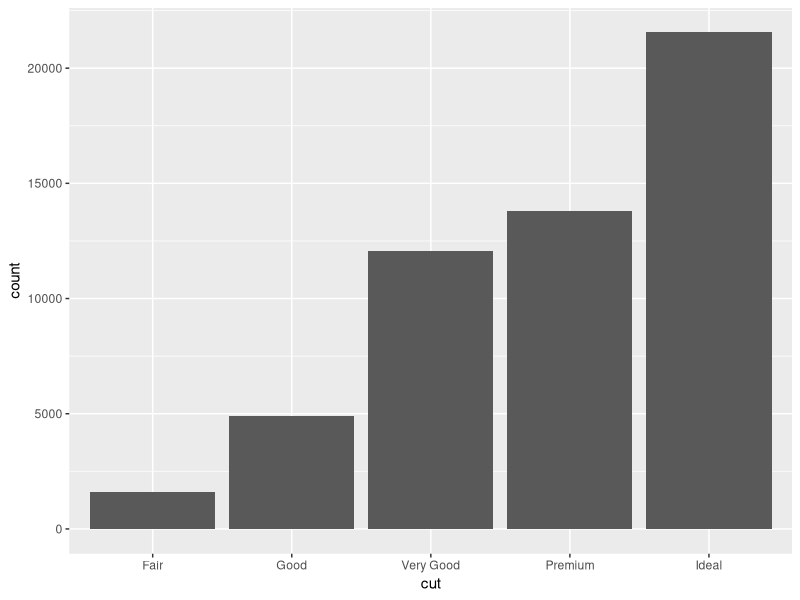
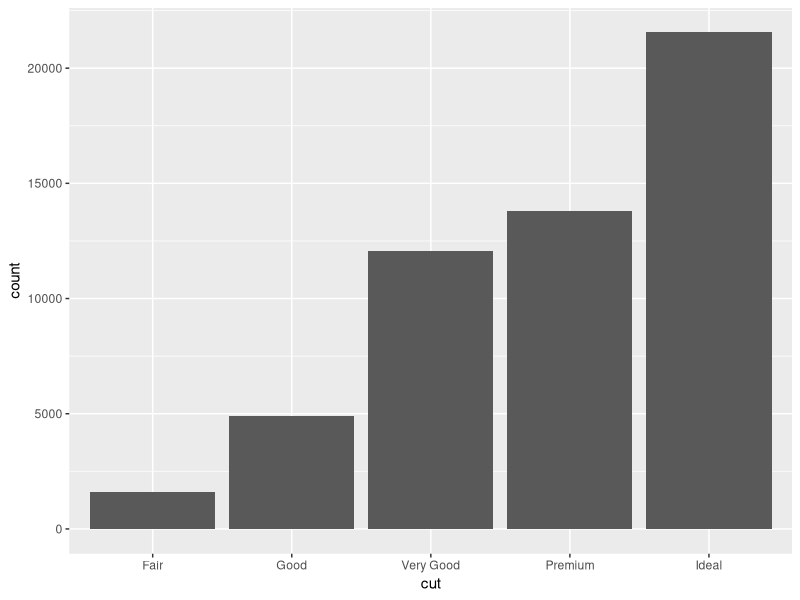
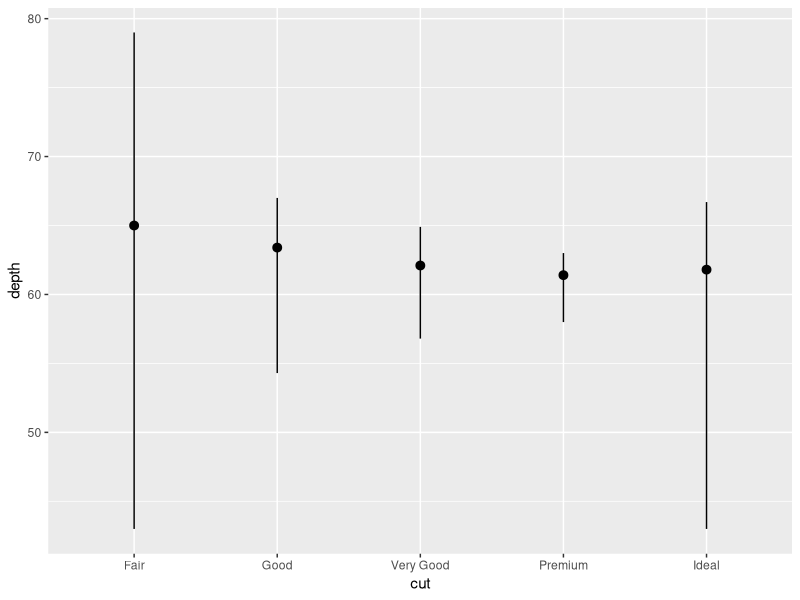
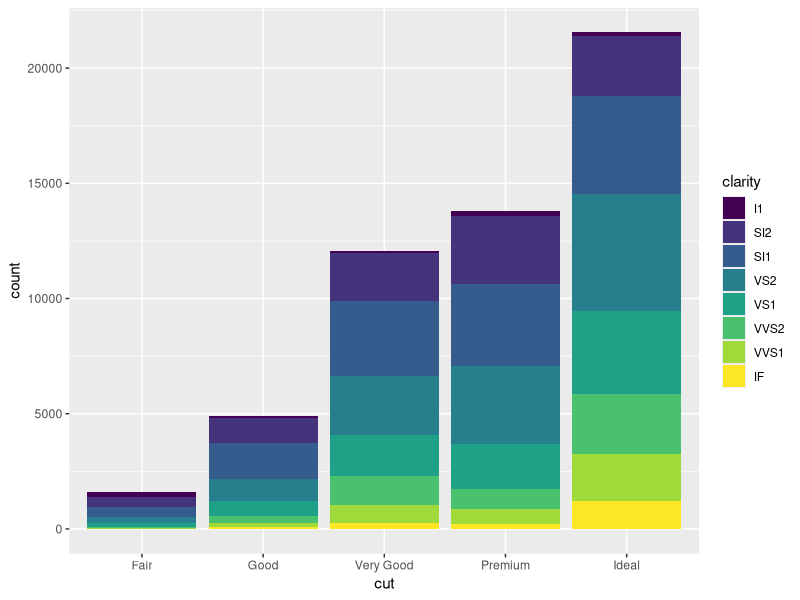
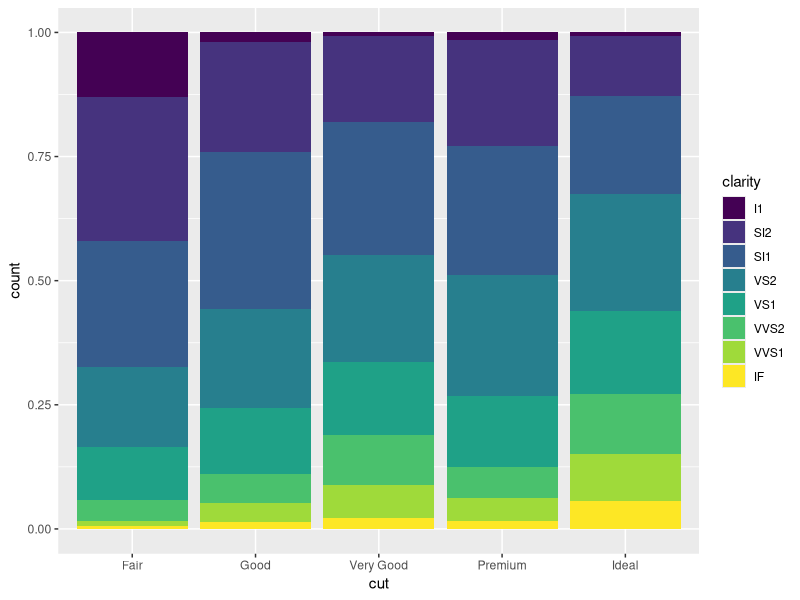
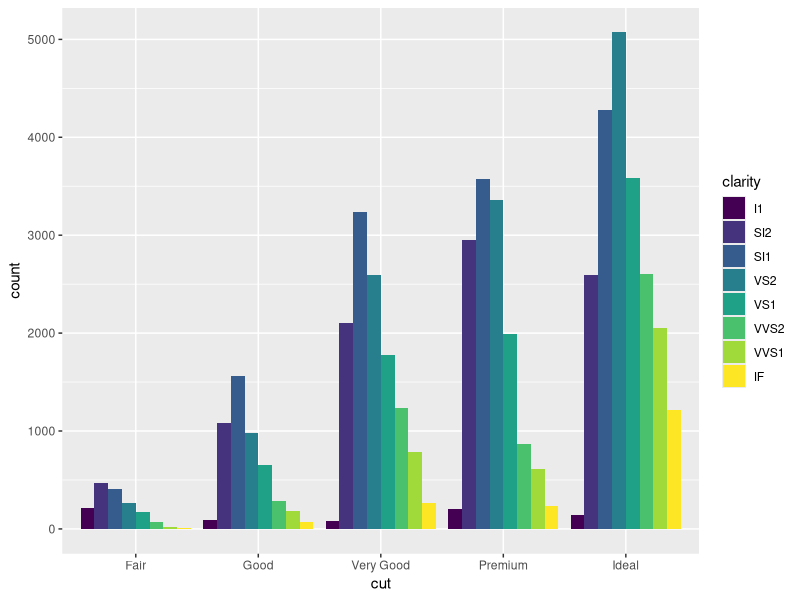

R code for these plots, in order:
# Exercise 2: More ggplot2 Grammar

# Install and load `ggplot2`
# install.packages("ggplot2") # if needed
library("ggplot2")
library("dplyr")
# For this exercise you will again be working with the `diamonds` data set.
# Use `?diamonds` to review details about this data set



## Statistical Transformations

# Draw a bar chart of the diamonds data, organized by cut
# The height of each bar is based on the "count" (number) of diamonds with that cut

ggplot(data = diamonds) +
  geom_bar(mapping = aes(x= cut))

# Use the `stat_count` to apply the statistical transformation "count" to the diamonds
# by cut. You do not need a separate geometry layer!

ggplot(data = diamonds) +
  stat_count(mapping = aes(x=cut))

# Use the `stat_summary` function to draw a chart with a summary layer.
# Map the x-position to diamond `cut`, and the y-position to diamond `depth`
# Bonus: use `min` as the function ymin, `max` as the function ymax, and `median` as the function y

  ggplot(data = diamonds) +
    stat_summary(mapping = aes(x = cut, y = depth),
                 fun.ymin = min, fun.ymax = max, fun.y = median)

## Position Adjustments

# Draw a bar chart of diamond data organized by cut, with each bar filled by clarity.
# You should see a _stacked_ bar chart.

  ggplot(data = diamonds) +
    geom_bar(mapping = aes(x= cut, fill = clarity))
  
  
# Draw the same chart again, but with each element positioned to "fill" the y axis

  ggplot(data = diamonds) +
    geom_bar(mapping = aes(x= cut, fill = clarity), position="fill")

# Draw the same chart again, but with each element positioned to "dodge" each other

  ggplot(data = diamonds) +
    geom_bar(mapping = aes(x= cut, fill = clarity), position="dodge")

# Draw a plot with point geometry with the x-position mapped to `cut` and the y-position mapped to `clarity`
# This creates a "grid" grouping the points

  

# Use the "jitter" position adjustment to keep the points from all overlapping!
# (This works a little better with a sample of diamond data, such as from the previous exercise).



## Scales

# Draw a "boxplot" (with `geom_boxplot()`) for the diamond's price (y) by color (x)


# This has a lot of outliers, making it harder to read. To fix this, draw the same plot but
# with a _logarithmic_ scale for the y axis.


# For another version, draw the same plot but with `violin` geometry instead of `boxplot` geometry!
# How does the logarithmic scale change the data presentation?


# Another interesting plot: draw a plot of the diamonds price (y) by carat (x), using a heatmap of 2d bins
# (geom_bin2d)
# What happens when you make the x and y channels scale logarithmically?


# Draw a scatter plot for the diamonds  price (y) by carat (x). Color each point by the clarity
# (Remember, this will take a while. Use a sample of the diamonds for faster results)


# Change the color of the previous plot using a ColorBrewer scale of your choice. What looks nice?



## Coordinate Systems

# Draw a bar chart with x-position and fill color BOTH mapped to cut
# For best results, SET the `width` of the geometry to be 1 (fill plot, no space between)
# You can save this to a variable for easier modifications


# Draw the same chart, but with the coordinate system flipped


# Draw the same chart, but in a polar coordinate system. Now you have a Coxcomb chart!



## Facets

# Take the scatter plot of price by carat data (colored by clarity) and add _facets_ based on
# the diamond's `color`



## Saving Plots

# Use the `ggsave()` function to save one of your plots (the most recent one generated) to disk.
# Name the output file "my-plot.png".
# Make sure you've set the working directory!!
